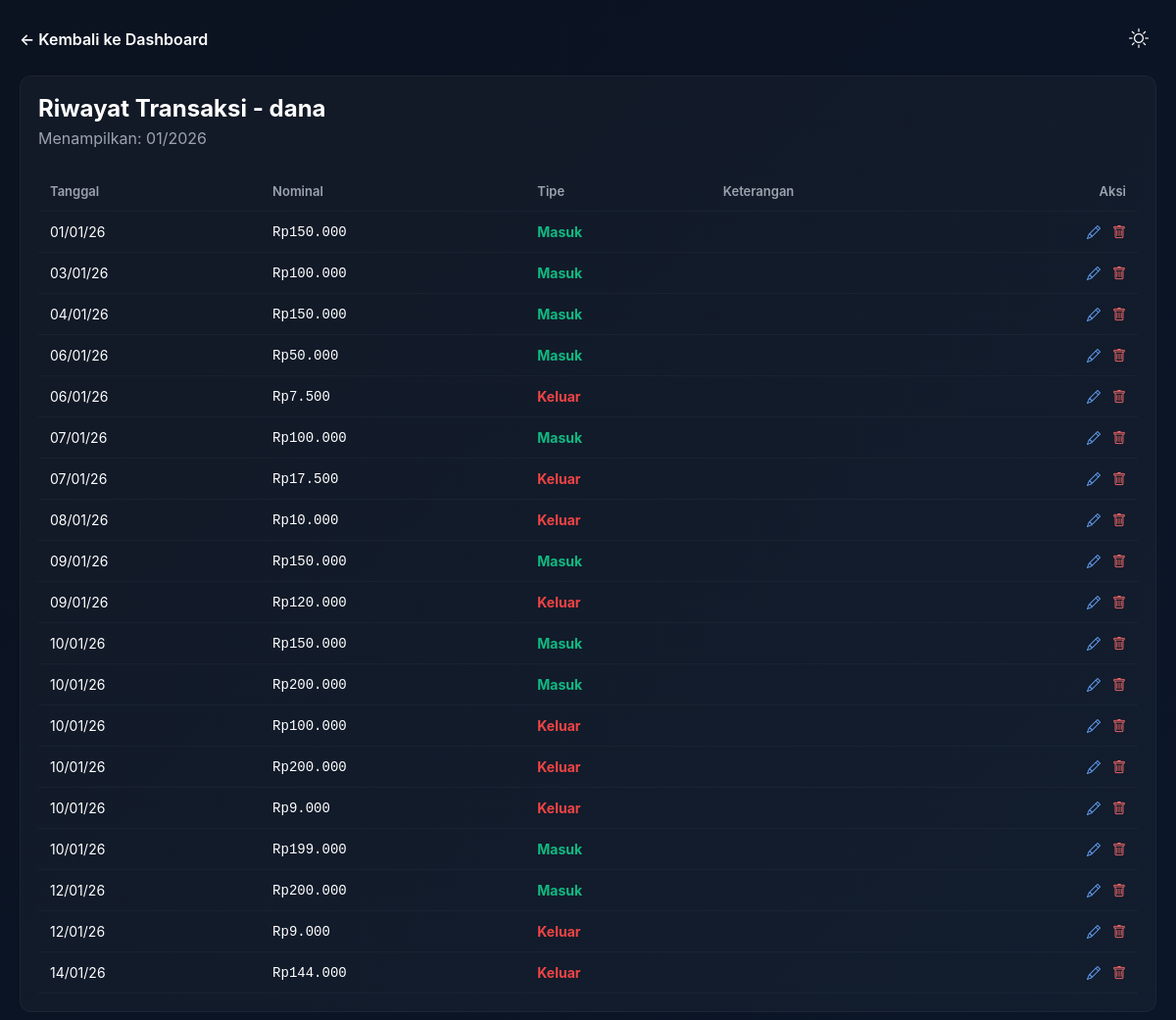
/dashboard/riwayat-transaksi.php?id=31 (signed in), run on the app's committed database.
### tables this page shows
CREATE TABLE `celengan` (
  `id` int(11) NOT NULL,
  `user_id` int(11) NOT NULL,
  `nama_celengan` varchar(150) NOT NULL,
  `target` int(11) DEFAULT 0,
  `pengisian` enum('harian','mingguan','bulanan') NOT NULL DEFAULT 'harian',
  `total` int(11) DEFAULT 0,
  `created_at` timestamp NOT NULL DEFAULT current_timestamp(),
  `is_pinned` tinyint(1) NOT NULL DEFAULT 0
);

CREATE TABLE `transaksi` (
  `id` int(11) NOT NULL,
  `celengan_id` int(11) NOT NULL,
  `nominal` int(11) NOT NULL,
  `tipe` enum('masuk','keluar') NOT NULL,
  `keterangan` varchar(255) DEFAULT NULL,
  `tanggal` date DEFAULT curdate()
);

### web/dashboard/riwayat-transaksi.php (the view, shortened to what this page needs)
<?php
include('../config/db.php');
$celengan_id = (int)$_GET['id'];
$user_id = $_SESSION['user_id'];
$stmt = $pdo->prepare("SELECT * FROM celengan WHERE id = ? AND user_id = ?");
$stmt->execute([$celengan_id, $user_id]);
$celengan = $stmt->fetch(PDO::FETCH_ASSOC);
$historyMonth = (int) date('n');
$historyYear = (int) date('Y');
$count_stmt = $pdo->prepare("SELECT COUNT(*) FROM transaksi WHERE celengan_id = ? AND MONTH(tanggal) = ? AND YEAR(tanggal) = ?");
$count_stmt->execute([$celengan_id, $historyMonth, $historyYear]);
$total_transaksi = $count_stmt->fetchColumn();
if ($total_transaksi == 0) {
    $latest_stmt = $pdo->prepare("SELECT tanggal FROM transaksi WHERE celengan_id = ? ORDER BY tanggal DESC LIMIT 1");
    $latest_stmt->execute([$celengan_id]);
    $latest_transaksi = $latest_stmt->fetch(PDO::FETCH_ASSOC);
    if ($latest_transaksi && !empty($latest_transaksi['tanggal'])) {
        $latestDate = strtotime($latest_transaksi['tanggal']);
        $historyMonth = (int) date('n', $latestDate);
        $historyYear = (int) date('Y', $latestDate);
    }
}
$stmt = $pdo->prepare("SELECT * FROM transaksi WHERE celengan_id = ? AND MONTH(tanggal) = ? AND YEAR(tanggal) = ? ORDER BY tanggal ASC");
$stmt->execute([$celengan_id, $historyMonth, $historyYear]);
$transaksi = $stmt->fetchAll(PDO::FETCH_ASSOC);
function rupiah($angka) { return 'Rp' . number_format($angka, 0, ',', '.'); }
?>
<!DOCTYPE html>
<html lang="id">
<head>
    <link rel="stylesheet" href="https://cdn.jsdelivr.net/npm/bootstrap-icons@1.11.3/font/bootstrap-icons.min.css">
</head>
<body>
    <div class="top-nav">
        <a href="detail-celengan.php?id=<?= $celengan_id; ?>" class="btn-back">&larr; Kembali ke Dashboard</a>
        <div class="top-actions">
            <button id="themeToggle" title="Ganti Tema"><i class="bi bi-sun"></i></button>
        </div>
    </div>
    <div class="card">
        <h2 style="margin:0 0 6px 0;">Riwayat Transaksi - <?= htmlspecialchars($celengan['nama_celengan']); ?></h2>
        <div style="color:var(--muted);margin-bottom:12px;">Menampilkan: <?= sprintf('%02d/%04d', $historyMonth, $historyYear); ?></div>
        <?php if (empty($transaksi)): ?>
            <div class="empty">Belum ada transaksi pada periode ini.</div>
        <?php else: ?>
            <div style="overflow-x:auto;">
            <table class="table">
                <thead>
                    <tr>
                        <th>Tanggal</th>
                        <th>Nominal</th>
                        <th>Tipe</th>
                        <th>Keterangan</th>
                        <th style="text-align:right;">Aksi</th>
                    </tr>
                </thead>
                <tbody>
                    <?php foreach ($transaksi as $t): ?>
                        <tr>
                            <td><?= date('d/m/y', strtotime($t['tanggal'])); ?></td>
                            <td style="font-family:monospace"><?= rupiah($t['nominal']); ?></td>
                            <td><?= strtolower($t['tipe']) == 'masuk' ? '<span class="badge-in">Masuk</span>' : '<span class="badge-out">Keluar</span>'; ?></td>
                            <td style="color:var(--muted)"><?= htmlspecialchars($t['keterangan']); ?></td>
                            <td style="text-align:right; white-space:nowrap;">
                                <a href="../transaksi/edit-transaksi.php?id=<?= $t['id']; ?>&celengan_id=<?= $celengan_id; ?>" style="color:#67a7ff; margin-right:8px; text-decoration:none;">
                                    <i class="bi bi-pencil"></i>
                                </a>
                                <a href="../transaksi/hapus-transaksi.php?id=<?= $t['id']; ?>&celengan_id=<?= $celengan_id; ?>" style="color:#ff6b6b; text-decoration:none;" onclick="return confirm('Hapus transaksi ini?')">
                                    <i class="bi bi-trash"></i>
                                </a>
                            </td>
                        </tr>
                    <?php endforeach; ?>
                </tbody>
            </table>
            </div>
        <?php endif; ?>
    </div>
</body>
</html>

### web/dashboard/riwayat-transaksi.php (style rules this page uses)
:root { --bg:#0f1724;--card:#111827;--muted:#9CA3AF;--white:#FFFFFF }
body { font-family:Inter, sans-serif;background:linear-gradient(135deg,#0b1220 0%, #0b1628 100%);color:var(--white);margin:0;padding:20px }
.top-nav { display:flex;justify-content:space-between;align-items:center;margin-bottom:18px }
.btn-back { color:var(--white);text-decoration:none;font-weight:600 }
.top-actions button { background:transparent;border:none;color:var(--white);font-size:20px;padding:8px;border-radius:50%;cursor:pointer }
.card { background:rgba(255,255,255,0.03);padding:18px;border-radius:12px;border:1px solid rgba(255,255,255,0.04) }
.table { width:100%;border-collapse:collapse;margin-top:12px }
th,td { padding:12px;border-bottom:1px solid rgba(255,255,255,0.03);text-align:left }
th { font-size:13px;color:var(--muted);font-weight:600 }
td { font-size:14px }
.badge-in { color:#10B981;font-weight:700 }
.badge-out { color:#EF4444;font-weight:700 }

### data on the page
celengan: nama_celengan "dana"
transaksi: tanggal "01", tanggal "2026", tanggal "14/01/26", nominal "Rp144.000", tipe "Keluar"
transaksi: tanggal "01/01/26", nominal "Rp150.000", tipe "Masuk"
transaksi: tanggal "03/01/26", nominal "Rp100.000", tipe "Masuk"
transaksi: tanggal "04/01/26", nominal "Rp150.000", tipe "Masuk"
transaksi: tanggal "06/01/26", nominal "Rp50.000", tipe "Masuk"
transaksi: tanggal "06/01/26", nominal "Rp7.500", tipe "Keluar"
transaksi: tanggal "07/01/26", nominal "Rp100.000", tipe "Masuk"
transaksi: tanggal "07/01/26", nominal "Rp17.500", tipe "Keluar"
transaksi: tanggal "08/01/26", nominal "Rp10.000", tipe "Keluar"
transaksi: tanggal "09/01/26", nominal "Rp150.000", tipe "Masuk"
transaksi: tanggal "09/01/26", nominal "Rp120.000", tipe "Keluar"
transaksi: tanggal "10/01/26", nominal "Rp150.000", tipe "Masuk"
transaksi: tanggal "10/01/26", nominal "Rp200.000", tipe "Masuk"
transaksi: tanggal "10/01/26", nominal "Rp100.000", tipe "Keluar"
transaksi: tanggal "10/01/26", nominal "Rp200.000", tipe "Keluar"
transaksi: tanggal "10/01/26", nominal "Rp9.000", tipe "Keluar"
transaksi: tanggal "10/01/26", nominal "Rp199.000", tipe "Masuk"
transaksi: tanggal "12/01/26", nominal "Rp200.000", tipe "Masuk"
transaksi: tanggal "12/01/26", nominal "Rp9.000", tipe "Keluar"
